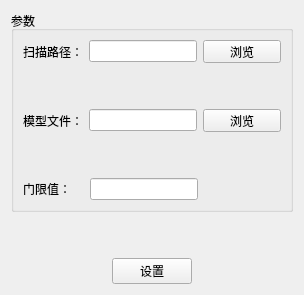
            <widget class="QWidget" name="page_13">
             <layout class="QGridLayout" name="gridLayout_39">
              <item row="0" column="0">
               <layout class="QVBoxLayout" name="verticalLayout_12">
                <item>
                 <widget class="QGroupBox" name="groupBox_25">
                  <property name="title">
                   <string>参数</string>
                  </property>
                  <layout class="QGridLayout" name="gridLayout_38">
                   <item row="0" column="0">
                    <layout class="QVBoxLayout" name="verticalLayout_13">
                     <item>
                      <layout class="QHBoxLayout" name="horizontalLayout_27">
                       <item>
                        <widget class="QLabel" name="label_21">
                         <property name="minimumSize">
                          <size>
                           <width>60</width>
                           <height>0</height>
                          </size>
                         </property>
                         <property name="text">
                          <string>扫描路径：</string>
                         </property>
                        </widget>
                       </item>
                       <item>
                        <widget class="QLineEdit" name="lineEdit_18"/>
                       </item>
                       <item>
                        <widget class="QPushButton" name="pushButton_34">
                         <property name="maximumSize">
                          <size>
                           <width>78</width>
                           <height>23</height>
                          </size>
                         </property>
                         <property name="text">
                          <string>浏览</string>
                         </property>
                        </widget>
                       </item>
                      </layout>
                     </item>
                     <item>
                      <spacer name="verticalSpacer_19">
                       <property name="orientation">
                        <enum>Qt::Vertical</enum>
                       </property>
                       <property name="sizeHint" stdset="0">
                        <size>
                         <width>20</width>
                         <height>40</height>
                        </size>
                       </property>
                      </spacer>
                     </item>
                     <item>
                      <layout class="QHBoxLayout" name="horizontalLayout_28">
                       <item>
                        <widget class="QLabel" name="label_22">
                         <property name="minimumSize">
                          <size>
                           <width>60</width>
                           <height>0</height>
                          </size>
                         </property>
                         <property name="text">
                          <string>模型文件：</string>
                         </property>
                        </widget>
                       </item>
                       <item>
                        <widget class="QLineEdit" name="lineEdit_19"/>
                       </item>
                       <item>
                        <widget class="QPushButton" name="pushButton_35">
                         <property name="maximumSize">
                          <size>
                           <width>78</width>
                           <height>23</height>
                          </size>
                         </property>
                         <property name="text">
                          <string>浏览</string>
                         </property>
                        </widget>
                       </item>
                      </layout>
                     </item>
                     <item>
                      <spacer name="verticalSpacer_20">
                       <property name="orientation">
                        <enum>Qt::Vertical</enum>
                       </property>
                       <property name="sizeHint" stdset="0">
                        <size>
                         <width>20</width>
                         <height>40</height>
                        </size>
                       </property>
                      </spacer>
                     </item>
                     <item>
                      <layout class="QHBoxLayout" name="horizontalLayout_29">
                       <item>
                        <widget class="QLabel" name="label_23">
                         <property name="minimumSize">
                          <size>
                           <width>61</width>
                           <height>0</height>
                          </size>
                         </property>
                         <property name="text">
                          <string>门限值：</string>
                         </property>
                        </widget>
                       </item>
                       <item>
                        <widget class="QLineEdit" name="lineEdit_20"/>
                       </item>
                       <item>
                        <spacer name="horizontalSpacer_22">
                         <property name="orientation">
                          <enum>Qt::Horizontal</enum>
                         </property>
                         <property name="sizeHint" stdset="0">
                          <size>
                           <width>78</width>
                           <height>20</height>
                          </size>
                         </property>
                        </spacer>
                       </item>
                      </layout>
                     </item>
                    </layout>
                   </item>
                  </layout>
                 </widget>
                </item>
                <item>
                 <spacer name="verticalSpacer_21">
                  <property name="orientation">
                   <enum>Qt::Vertical</enum>
                  </property>
                  <property name="sizeHint" stdset="0">
                   <size>
                    <width>20</width>
                    <height>40</height>
                   </size>
                  </property>
                 </spacer>
                </item>
                <item>
                 <layout class="QHBoxLayout" name="horizontalLayout_30">
                  <item>
                   <spacer name="horizontalSpacer_23">
                    <property name="orientation">
                     <enum>Qt::Horizontal</enum>
                    </property>
                    <property name="sizeHint" stdset="0">
                     <size>
                      <width>40</width>
                      <height>20</height>
                     </size>
                    </property>
                   </spacer>
                  </item>
                  <item>
                   <widget class="QPushButton" name="pushButton_36">
                    <property name="text">
                     <string>设置</string>
                    </property>
                   </widget>
                  </item>
                  <item>
                   <spacer name="horizontalSpacer_24">
                    <property name="orientation">
                     <enum>Qt::Horizontal</enum>
                    </property>
                    <property name="sizeHint" stdset="0">
                     <size>
                      <width>40</width>
                      <height>20</height>
                     </size>
                    </property>
                   </spacer>
                  </item>
                 </layout>
                </item>
               </layout>
              </item>
             </layout>
            </widget>
